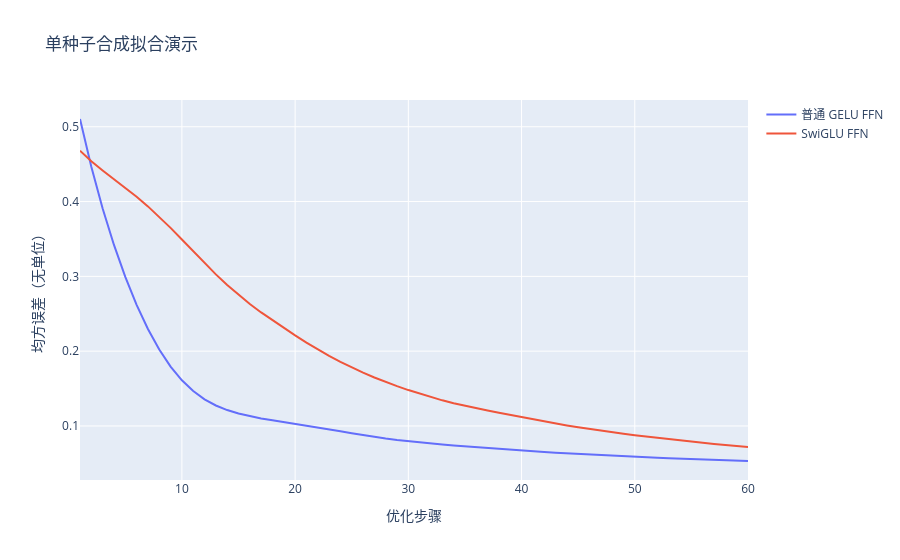

The notebook cell this image was saved under:
### Markdown cell above
## 5. 固定合成数据上的小型拟合

为了检查训练代码能运行，构造 128 个 12 维向量及固定非线性目标。两个模型权重预算相同、训练步数相同；单个随机种子的短程曲线不是架构优劣基准。

### Code cell
torch.manual_seed(21)
features = torch.randn(128, 12)
with torch.no_grad():
    target = torch.sin(features @ torch.randn(12, 12) / 3)

def fit(model, steps=60):
    optimizer = torch.optim.AdamW(model.parameters(), lr=0.01, weight_decay=0.0)
    history = []
    for _ in range(steps):
        optimizer.zero_grad(set_to_none=True)
        loss = F.mse_loss(model(features), target)
        loss.backward()
        optimizer.step()
        history.append(float(loss.detach()))
    return history

torch.manual_seed(7)
plain_loss = fit(PlainFFN(12, 48))
torch.manual_seed(7)
gated_loss = fit(SwiGLUFFN(12, 32))
print('plain first/last:', plain_loss[0], plain_loss[-1])
print('gated first/last:', gated_loss[0], gated_loss[-1])
assert plain_loss[-1] < plain_loss[0] and gated_loss[-1] < gated_loss[0]
fig = go.Figure()
fig.add_trace(go.Scatter(x=list(range(1, 61)), y=plain_loss, mode='lines', name='普通 GELU FFN'))
fig.add_trace(go.Scatter(x=list(range(1, 61)), y=gated_loss, mode='lines', name='SwiGLU FFN'))
fig.update_layout(title='单种子合成拟合演示', xaxis_title='优化步骤', yaxis_title='均方误差（无单位）')
fig.show()

### Figure 1 — Plotly figure (JSON) as saved in the notebook; plotly's stock layout.template omitted (floating-point values rounded to 4 significant figures)
{"data": [{"mode": "lines", "name": "普通 GELU FFN", "type": "scatter", "x": [1, 2, 3, 4, 5, 6, 7, 8, 9, 10, 11, 12, 13, 14, 15, 16, 17, 18, 19, 20, 21, 22, 23, 24, 25, 26, 27, 28, 29, 30, 31, 32, 33, 34, 35, 36, 37, 38, 39, 40, 41, 42, 43, 44, 45, 46, 47, 48, 49, 50, 51, 52, 53, 54, 55, 56, 57, 58, 59, 60], "y": [0.5104, 0.4464, 0.3907, 0.342, 0.2993, 0.2619, 0.2297, 0.2022, 0.1794, 0.161, 0.1466, 0.1356, 0.1274, 0.1212, 0.1166, 0.113, 0.1101, 0.1075, 0.1052, 0.103, 0.1007, 0.09822, 0.09562, 0.09292, 0.09024, 0.08767, 0.08529, 0.08314, 0.08122, 0.0795, 0.07794, 0.07651, 0.07518, 0.07392, 0.07271, 0.07152, 0.07036, 0.06922, 0.0681, 0.06703, 0.06601, 0.06506, 0.06417, 0.06334, 0.06256, 0.0618, 0.06105, 0.06032, 0.05958, 0.05887, 0.05818, 0.05753, 0.05691, 0.05633, 0.05577, 0.05523, 0.0547, 0.05417, 0.05365, 0.05314]}, {"mode": "lines", "name": "SwiGLU FFN", "type": "scatter", "x": [1, 2, 3, 4, 5, 6, 7, 8, 9, 10, 11, 12, 13, 14, 15, 16, 17, 18, 19, 20, 21, 22, 23, 24, 25, 26, 27, 28, 29, 30, 31, 32, 33, 34, 35, 36, 37, 38, 39, 40, 41, 42, 43, 44, 45, 46, 47, 48, 49, 50, 51, 52, 53, 54, 55, 56, 57, 58, 59, 60], "y": [0.468, 0.4539, 0.4416, 0.4302, 0.4186, 0.4065, 0.3936, 0.3796, 0.3648, 0.3493, 0.3334, 0.3177, 0.3026, 0.2883, 0.2751, 0.263, 0.2518, 0.2411, 0.2309, 0.221, 0.2115, 0.2023, 0.1937, 0.1857, 0.1782, 0.1712, 0.1648, 0.1588, 0.1532, 0.148, 0.143, 0.1385, 0.1342, 0.1304, 0.1269, 0.1237, 0.1207, 0.1177, 0.1147, 0.1118, 0.1089, 0.106, 0.1033, 0.1007, 0.09815, 0.09579, 0.09356, 0.09148, 0.08952, 0.08766, 0.08585, 0.08408, 0.08233, 0.08064, 0.07902, 0.07747, 0.07599, 0.07456, 0.07316, 0.07179]}], "layout": {"title": {"text": "单种子合成拟合演示"}, "xaxis": {"title": {"text": "优化步骤"}}, "yaxis": {"title": {"text": "均方误差（无单位）"}}}}
